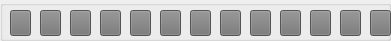
  <widget class="QGroupBox" name="Row6">
   <property name="enabled">
    <bool>true</bool>
   </property>
   <property name="geometry">
    <rect>
     <x>0</x>
     <y>150</y>
     <width>391</width>
     <height>41</height>
    </rect>
   </property>
   <property name="title">
    <string/>
   </property>
   <widget class="QPushButton" name="Coll1R6">
    <property name="geometry">
     <rect>
      <x>10</x>
      <y>10</y>
      <width>21</width>
      <height>26</height>
     </rect>
    </property>
    <property name="toolTip">
     <string>Row 1 Col 1</string>
    </property>
    <property name="styleSheet">
     <string notr="true">QPushButton {
    background-color: rgb(117, 117, 117);;
}</string>
    </property>
    <property name="text">
     <string/>
    </property>
   </widget>
   <widget class="QPushButton" name="Coll8R6">
    <property name="geometry">
     <rect>
      <x>220</x>
      <y>10</y>
      <width>21</width>
      <height>26</height>
     </rect>
    </property>
    <property name="styleSheet">
     <string notr="true">QPushButton {
    background-color: rgb(117, 117, 117);;
}</string>
    </property>
    <property name="text">
     <string/>
    </property>
   </widget>
   <widget class="QPushButton" name="Coll10R6">
    <property name="geometry">
     <rect>
      <x>280</x>
      <y>10</y>
      <width>21</width>
      <height>26</height>
     </rect>
    </property>
    <property name="styleSheet">
     <string notr="true">QPushButton {
    background-color: rgb(117, 117, 117);;
}</string>
    </property>
    <property name="text">
     <string/>
    </property>
   </widget>
   <widget class="QPushButton" name="Coll3R6">
    <property name="geometry">
     <rect>
      <x>70</x>
      <y>10</y>
      <width>21</width>
      <height>26</height>
     </rect>
    </property>
    <property name="styleSheet">
     <string notr="true">QPushButton {
    background-color: rgb(117, 117, 117);;
}</string>
    </property>
    <property name="text">
     <string/>
    </property>
   </widget>
   <widget class="QPushButton" name="Coll9R6">
    <property name="geometry">
     <rect>
      <x>250</x>
      <y>10</y>
      <width>21</width>
      <height>26</height>
     </rect>
    </property>
    <property name="styleSheet">
     <string notr="true">QPushButton {
    background-color: rgb(117, 117, 117);;
}</string>
    </property>
    <property name="text">
     <string/>
    </property>
   </widget>
   <widget class="QPushButton" name="Coll4R6">
    <property name="geometry">
     <rect>
      <x>100</x>
      <y>10</y>
      <width>21</width>
      <height>26</height>
     </rect>
    </property>
    <property name="styleSheet">
     <string notr="true">QPushButton {
    background-color: rgb(117, 117, 117);;
}</string>
    </property>
    <property name="text">
     <string/>
    </property>
   </widget>
   <widget class="QPushButton" name="Coll2R6">
    <property name="geometry">
     <rect>
      <x>40</x>
      <y>10</y>
      <width>21</width>
      <height>26</height>
     </rect>
    </property>
    <property name="styleSheet">
     <string notr="true">QPushButton {
    background-color: rgb(117, 117, 117);;
}</string>
    </property>
    <property name="text">
     <string/>
    </property>
   </widget>
   <widget class="QPushButton" name="Coll7R6">
    <property name="geometry">
     <rect>
      <x>190</x>
      <y>10</y>
      <width>21</width>
      <height>26</height>
     </rect>
    </property>
    <property name="styleSheet">
     <string notr="true">QPushButton {
    background-color: rgb(117, 117, 117);;
}</string>
    </property>
    <property name="text">
     <string/>
    </property>
   </widget>
   <widget class="QPushButton" name="Coll5R6">
    <property name="geometry">
     <rect>
      <x>130</x>
      <y>10</y>
      <width>21</width>
      <height>26</height>
     </rect>
    </property>
    <property name="styleSheet">
     <string notr="true">QPushButton {
    background-color: rgb(117, 117, 117);;
}</string>
    </property>
    <property name="text">
     <string/>
    </property>
   </widget>
   <widget class="QPushButton" name="Coll13R6">
    <property name="geometry">
     <rect>
      <x>370</x>
      <y>10</y>
      <width>21</width>
      <height>26</height>
     </rect>
    </property>
    <property name="styleSheet">
     <string notr="true">QPushButton {
    background-color: rgb(117, 117, 117);;
}</string>
    </property>
    <property name="text">
     <string/>
    </property>
   </widget>
   <widget class="QPushButton" name="Coll12R6">
    <property name="geometry">
     <rect>
      <x>340</x>
      <y>10</y>
      <width>21</width>
      <height>26</height>
     </rect>
    </property>
    <property name="styleSheet">
     <string notr="true">QPushButton {
    background-color: rgb(117, 117, 117);;
}</string>
    </property>
    <property name="text">
     <string/>
    </property>
   </widget>
   <widget class="QPushButton" name="Coll11R6">
    <property name="geometry">
     <rect>
      <x>310</x>
      <y>10</y>
      <width>21</width>
      <height>26</height>
     </rect>
    </property>
    <property name="styleSheet">
     <string notr="true">QPushButton {
    background-color: rgb(117, 117, 117);;
}</string>
    </property>
    <property name="text">
     <string/>
    </property>
   </widget>
   <widget class="QPushButton" name="Coll6R6">
    <property name="geometry">
     <rect>
      <x>160</x>
      <y>10</y>
      <width>21</width>
      <height>26</height>
     </rect>
    </property>
    <property name="styleSheet">
     <string notr="true">QPushButton {
    background-color: rgb(117, 117, 117);;
}</string>
    </property>
    <property name="text">
     <string/>
    </property>
   </widget>
  </widget>
